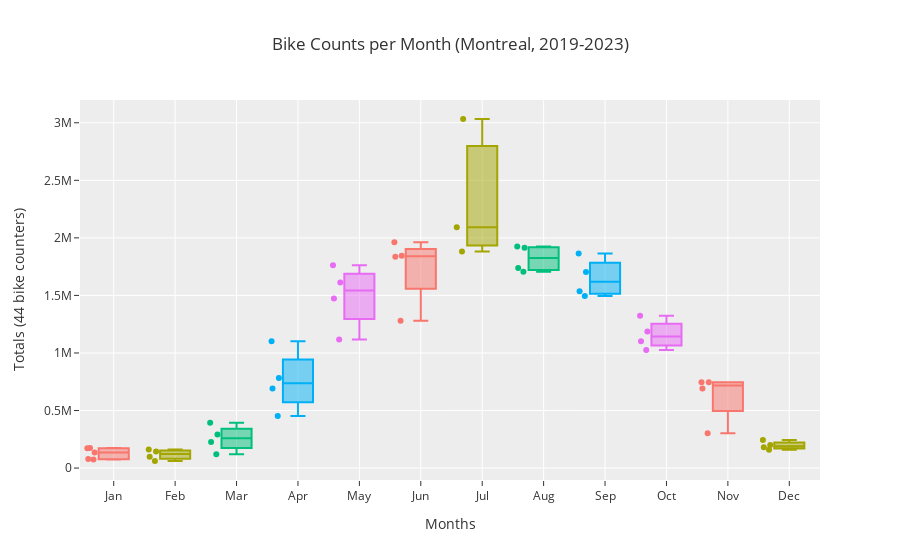

Write notebook code for a chart like this one.
### Code cell
# Remove the outlier July 2021, which is skewing the statistics
# The outlier for July 2019 is due to "compteur_39" (see below)
# Leave it in the dataset, and use the medians

df1 = df0
print(df1[(df1['Year'] == 2021) & (df1['Month'] == 'Jul')])
df1 = df1.drop(df1[(df1['Year'] == 2021) & (df1['Month'] == 'Jul')].index)

fig2b = px.box(df1, x="Month", y="Sum", 
              points="all", 
              color="Month", 
              title="Bike Counts per Month (Montreal, 2019-2023)",
              template='ggplot2')
fig2b.update_layout(xaxis_title="Months", yaxis_title="Totals (44 bike counters)")
fig2b.update_layout(showlegend=False)
fig2b.show()
fig2b.write_image('fig-boxplot_bikes_per_month_2019-2023.png')

### Figure 1 — Plotly figure (JSON) as saved in the notebook; plotly's stock layout.template omitted (floating-point values rounded to 4 significant figures)
{"data": [{"alignmentgroup": "True", "boxpoints": "all", "hovertemplate": "Month=%{x}<br>Sum=%{y}<extra></extra>", "legendgroup": "Jan", "marker": {"color": "#F8766D"}, "name": "Jan", "notched": false, "offsetgroup": "Jan", "orientation": "v", "showlegend": true, "type": "box", "x": ["Jan", "Jan", "Jan", "Jan", "Jan"], "x0": " ", "xaxis": "x", "y": [74556, 173849, 172424, 77769, 135825], "y0": " ", "yaxis": "y"}, {"alignmentgroup": "True", "boxpoints": "all", "hovertemplate": "Month=%{x}<br>Sum=%{y}<extra></extra>", "legendgroup": "Feb", "marker": {"color": "#A3A500"}, "name": "Feb", "notched": false, "offsetgroup": "Feb", "orientation": "v", "showlegend": true, "type": "box", "x": ["Feb", "Feb", "Feb", "Feb"], "x0": " ", "xaxis": "x", "y": [61388, 160788, 144675, 98877], "y0": " ", "yaxis": "y"}, {"alignmentgroup": "True", "boxpoints": "all", "hovertemplate": "Month=%{x}<br>Sum=%{y}<extra></extra>", "legendgroup": "Mar", "marker": {"color": "#00BF7D"}, "name": "Mar", "notched": false, "offsetgroup": "Mar", "orientation": "v", "showlegend": true, "type": "box", "x": ["Mar", "Mar", "Mar", "Mar"], "x0": " ", "xaxis": "x", "y": [120259, 290671, 394476, 226614], "y0": " ", "yaxis": "y"}, {"alignmentgroup": "True", "boxpoints": "all", "hovertemplate": "Month=%{x}<br>Sum=%{y}<extra></extra>", "legendgroup": "Apr", "marker": {"color": "#00B0F6"}, "name": "Apr", "notched": false, "offsetgroup": "Apr", "orientation": "v", "showlegend": true, "type": "box", "x": ["Apr", "Apr", "Apr", "Apr"], "x0": " ", "xaxis": "x", "y": [451998, 690261, 1101430, 783321], "y0": " ", "yaxis": "y"}, {"alignmentgroup": "True", "boxpoints": "all", "hovertemplate": "Month=%{x}<br>Sum=%{y}<extra></extra>", "legendgroup": "May", "marker": {"color": "#E76BF3"}, "name": "May", "notched": false, "offsetgroup": "May", "orientation": "v", "showlegend": true, "type": "box", "x": ["May", "May", "May", "May"], "x0": " ", "xaxis": "x", "y": [1116698, 1611964, 1762830, 1473144], "y0": " ", "yaxis": "y"}, {"alignmentgroup": "True", "boxpoints": "all", "hovertemplate": "Month=%{x}<br>Sum=%{y}<extra></extra>", "legendgroup": "Jun", "marker": {"color": "#F8766D"}, "name": "Jun", "notched": false, "offsetgroup": "Jun", "orientation": "v", "showlegend": true, "type": "box", "x": ["Jun", "Jun", "Jun", "Jun"], "x0": " ", "xaxis": "x", "y": [1278902, 1961497, 1845308, 1836241], "y0": " ", "yaxis": "y"}, {"alignmentgroup": "True", "boxpoints": "all", "hovertemplate": "Month=%{x}<br>Sum=%{y}<extra></extra>", "legendgroup": "Jul", "marker": {"color": "#A3A500"}, "name": "Jul", "notched": false, "offsetgroup": "Jul", "orientation": "v", "showlegend": true, "type": "box", "x": ["Jul", "Jul", "Jul"], "x0": " ", "xaxis": "x", "y": [3032760, 2092364, 1881615], "y0": " ", "yaxis": "y"}, {"alignmentgroup": "True", "boxpoints": "all", "hovertemplate": "Month=%{x}<br>Sum=%{y}<extra></extra>", "legendgroup": "Aug", "marker": {"color": "#00BF7D"}, "name": "Aug", "notched": false, "offsetgroup": "Aug", "orientation": "v", "showlegend": true, "type": "box", "x": ["Aug", "Aug", "Aug", "Aug"], "x0": " ", "xaxis": "x", "y": [1913359, 1924851, 1737436, 1704796], "y0": " ", "yaxis": "y"}, {"alignmentgroup": "True", "boxpoints": "all", "hovertemplate": "Month=%{x}<br>Sum=%{y}<extra></extra>", "legendgroup": "Sep", "marker": {"color": "#00B0F6"}, "name": "Sep", "notched": false, "offsetgroup": "Sep", "orientation": "v", "showlegend": true, "type": "box", "x": ["Sep", "Sep", "Sep", "Sep"], "x0": " ", "xaxis": "x", "y": [1494151, 1702479, 1863476, 1536096], "y0": " ", "yaxis": "y"}, {"alignmentgroup": "True", "boxpoints": "all", "hovertemplate": "Month=%{x}<br>Sum=%{y}<extra></extra>", "legendgroup": "Oct", "marker": {"color": "#E76BF3"}, "name": "Oct", "notched": false, "offsetgroup": "Oct", "orientation": "v", "showlegend": true, "type": "box", "x": ["Oct", "Oct", "Oct", "Oct"], "x0": " ", "xaxis": "x", "y": [1026523, 1102255, 1323118, 1185755], "y0": " ", "yaxis": "y"}, {"alignmentgroup": "True", "boxpoints": "all", "hovertemplate": "Month=%{x}<br>Sum=%{y}<extra></extra>", "legendgroup": "Nov", "marker": {"color": "#F8766D"}, "name": "Nov", "notched": false, "offsetgroup": "Nov", "orientation": "v", "showlegend": true, "type": "box", "x": ["Nov", "Nov", "Nov", "Nov"], "x0": " ", "xaxis": "x", "y": [301892, 744513, 744853, 691778], "y0": " ", "yaxis": "y"}, {"alignmentgroup": "True", "boxpoints": "all", "hovertemplate": "Month=%{x}<br>Sum=%{y}<extra></extra>", "legendgroup": "Dec", "marker": {"color": "#A3A500"}, "name": "Dec", "notched": false, "offsetgroup": "Dec", "orientation": "v", "showlegend": true, "type": "box", "x": ["Dec", "Dec", "Dec", "Dec"], "x0": " ", "xaxis": "x", "y": [158141, 242859, 180465, 199537], "y0": " ", "yaxis": "y"}], "layout": {"boxmode": "overlay", "legend": {"title": {"text": "Month"}, "tracegroupgap": 0}, "showlegend": false, "title": {"text": "Bike Counts per Month (Montreal, 2019-2023)"}, "xaxis": {"anchor": "y", "categoryarray": ["Jan", "Feb", "Mar", "Apr", "May", "Jun", "Jul", "Aug", "Sep", "Oct", "Nov", "Dec"], "categoryorder": "array", "domain": [0, 1], "title": {"text": "Months"}}, "yaxis": {"anchor": "x", "domain": [0, 1], "title": {"text": "Totals (44 bike counters)"}}}}
